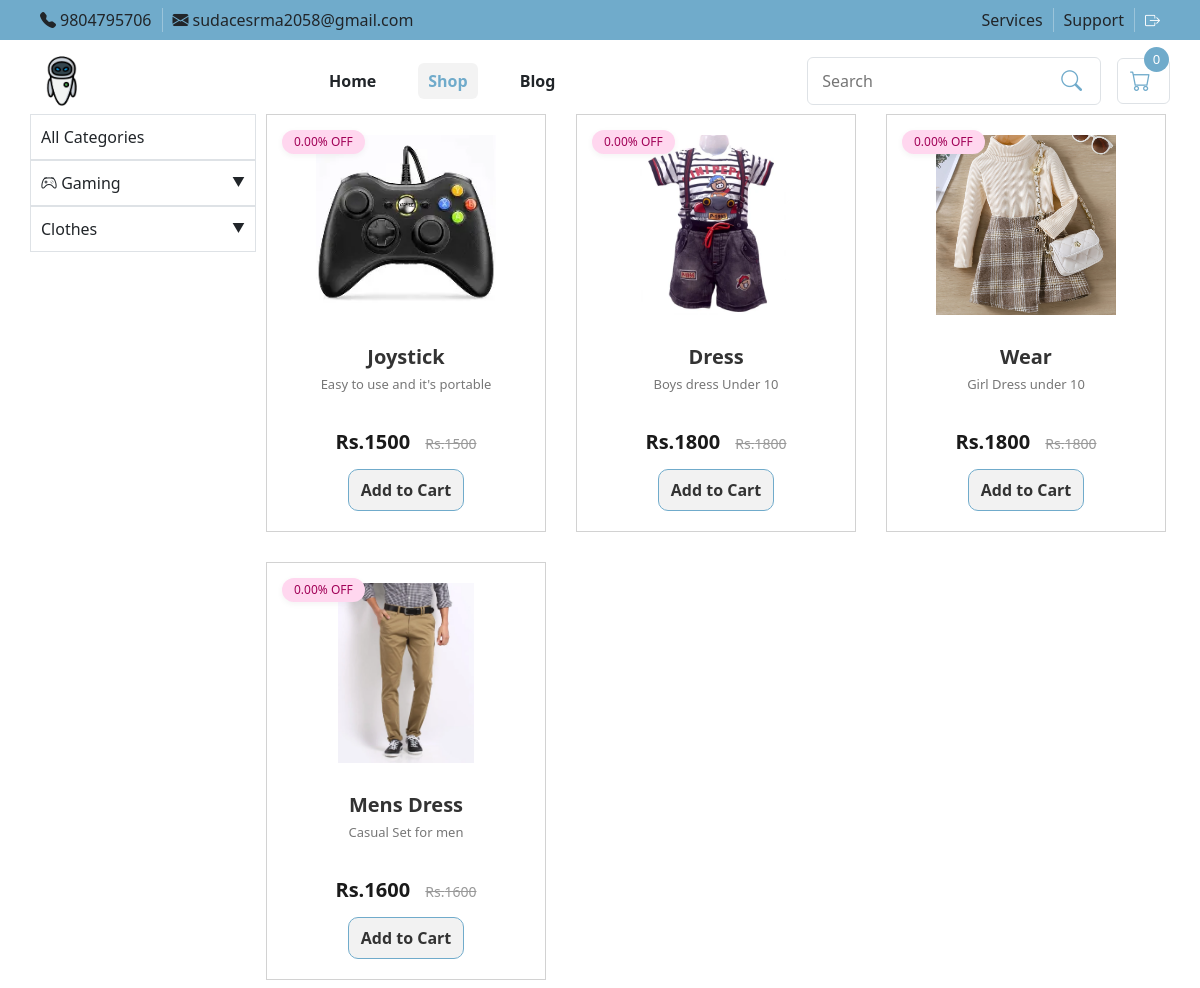
/allproduct/ (signed in), run on the app's committed database.
### techspot_app/models.py (models this page shows, shortened)
class OtherDetailModel(models.Model):
    sm_link = models.CharField(max_length=200, default="", blank=True)
    email = models.CharField(max_length=200, default="", blank=True)
    phone_number = models.CharField(max_length=200, default="", blank=True)
    address = models.CharField(max_length=200, default="", blank=True)

class HeaderModel(models.Model):
    header_image_left = models.ImageField(upload_to="header/", null=True, blank=True)
    header_image_right = models.ImageField(upload_to="header/", null=True, blank=True)

class CategoryModel(models.Model):
    category_icon = models.CharField(max_length=200, default="", blank=True)
    category_name = models.CharField(max_length=200, default="", unique=True)
    category_image = models.ImageField(
        upload_to="category_image/", default="", null=True, blank=True
    )

class ProductModel(models.Model):
    product_category = models.ForeignKey(
        CategoryModel,
        related_name="productcategory",
        on_delete=models.CASCADE,
    )
    product_name = models.CharField(max_length=200, default="")
    product_description = HTMLField()
    product_price = models.DecimalField(max_digits=10, decimal_places=2, default=0)
    product_image = models.ImageField(
        upload_to="productImage/", default="", null=True, blank=True
    )
    pro_sub_category = models.ForeignKey(
        Sub_CategoryModel,
        related_name="productSubCategory",
        on_delete=models.CASCADE,
        null=True,
        blank=True,
    )
    product_stock = models.IntegerField(default=0)
    product_discount = models.DecimalField(max_digits=5, decimal_places=2, default=0)
    created_at = models.DateField(auto_now_add=True)
    updated_on = models.DateField(auto_now=True)
    def get_discount_amount(self):
        return self.product_price - (self.product_price * self.product_discount) / 100

### techspot_app/views.py (the view)
# urls.py: path('allproduct/', show_allproducts, name='allproduct'),
def show_allproducts(request, category_id=None):
    if not request.session.get("user_id"):
        return redirect("userlogin")
    if category_id:
        fltr_category = get_object_or_404(CategoryModel, id=category_id)
        products = ProductModel.objects.filter(product_category=fltr_category)
        extra_context = {"fltr_category": fltr_category}
    else:
        products = ProductModel.objects.all()
        extra_context = {}
    return render(
        request,
        "content/cards.html",
        get_common_context(request, products, extra_context),
    )

### handler/getcartshandler.py (called while the page is built)
def get_cart_context(request):
    user_id = request.session.get("user_id")
    cart_items, total_items_count, grand_total = [], 0, 0.0
    user = None
    if user_id:
        user = UserModel.objects.filter(id=user_id).first()
        if user:
            cart = CartModel.objects.filter(user=user, is_paid=False, is_active=True).first()
            if cart:
                cart_items = CartItemModel.objects.filter(cart=cart, product__isnull=False)
                total_items_count = cart_items.count()
                grand_total = sum(float(item.total_price()) for item in cart_items)
    return user, cart_items, total_items_count, grand_total

### techspot_app/context_processors.py (called while the page is built)
def get_common_context(request, products=None, extra_context=None):
    user, cart_items, total_items_count, grand_total = get_cart_context(request)
    context = {
        "categories": CategoryModel.objects.prefetch_related("subcategories").all(),
        "sub_categories": Sub_CategoryModel.objects.all(),
        "images": image_SliderModel.objects.all(),
        "cart_item": cart_items,
        "total_items_count": total_items_count,
        "grand_total": grand_total,
        "header": HeaderModel.objects.last(),
        "otherdetails": OtherDetailModel.objects.last(),
        "advertisement": AdvertisementModel.objects.all(),
        "allcategory": CategoryModel.objects.all(),
    }
    if products:
        context["products"] = products
    if extra_context:
        context.update(extra_context)
    return context

### techspot_app/templates/content/cards.html (shortened to what this page needs)
{% extends "base.html" %} {% load static %}  {% block category %}
<link rel="stylesheet" href="{% static 'CSS/cards.css' %}" />
<div class="container catg">
  <div class="catglist py-2">
    <div class="border pointcursor " style="padding: 10px" onclick="location.href=`{% url 'allproduct' %}`">All Categories</div>
    {% for category in categories %}
    <details class="category-dropdown border">
      <summary>
        <span class="pointcursor" onclick="location.href=`{% url 'filter_by_category' category.id %}`">
          <i class="{{ category.category_icon }}"></i>
          {{ category.category_name }}
        </span>
      </summary>
    </details>
    {% endfor %}
  </div>
  <div class="card-container my-2">
    {% for prodct in products %}
    <article class="product-card boxshadow">
      <span class="badge">{{ prodct.product_discount }}% OFF</span>
      <div
        onclick="location.href=`{% url 'product_itemView_detail' prodct.id %}`">
        {% if prodct.product_image %}
        <img
          src="{{ prodct.product_image.url }}"
          alt="{{ prodct.product_name }}"
          class="product-img" />
        {% else %}
        <img
          src="{% static 'images/default_image.png' %}"
          alt="Default image"
          class="product-img" />
        {% endif %}
      </div>
      <div class="card-content">
        <h3 class="product-title">{{ prodct.product_name }}</h3>
        <p class="product-description">{{ prodct.product_description }}</p>
        <p class="price">
          Rs.{{ prodct.get_discount_amount|floatformat:0 }}
          <span class="old-price">Rs.{{ prodct.product_price|floatformat:0 }}</span>
        </p>
        <div class="button-group">
          <a
            href="{% url 'add_to_cart' prodct.id %}"
            class="buttonUI"
            title="Add to Cart">
            Add to Cart
          </a>
        </div>
      </div>
    </article>
    {% endfor %}
  </div>
</div>
{% endblock %}

### techspot_app/templates/header/header_top.html (shortened to what this page needs)
{% load static %}
<link rel="stylesheet" href="{% static 'CSS/headertop.css' %}">
<div class="header_top py-2">
    <div class="container">
        <div class="d-flex justify-content-between align-items-center flex-wrap">
            <div class="d-flex align-items-center contact-info">
                <div class="info-item">
                    <i class="bi bi-telephone-fill me-1"></i>{{ otherdetails.phone_number }}
                </div>
                <div class="info-item">
                    <i class="bi bi-envelope-fill me-1"></i>{{ otherdetails.email }}
                </div>
            </div>
            <div class="d-flex align-items-center user-actions">
                <div class="action-item">Services</div>
                <div class="action-item">Support</div>
                <div class="action-item">
                    <span onclick="location.href=`{% url 'userlogout' %}`" class="logoutlink pointcursor">
                        <i class="bi bi-box-arrow-right logouticon"></i>
                    </span>
                </div>
            </div>
        </div>
    </div>
</div>

### techspot_app/templates/content/mainlogo.html
{% load static %}
<link rel="stylesheet" href="{% static 'CSS/mainlogo.css' %}">
<div onclick="location.href=`{% url 'mainpage' %}`" class="pointcursor">
    {% if header.header_image_left and header.header_image_left.url %}
    <img src="{{ header.header_image_left.url }}" alt="Header Image Left" class="logo-img" loading="lazy">
    {% else %}
    <img src="{% static 'images/default_image.png' %}" alt="Default Header Image Left" class="logo-img"
        loading="lazy">
    {% endif %}
</div>

### static/CSS/mainstyle.css (style rules this page uses)
:root { --main-color: #70abcb; --secondary-color: #f1f1f1; --text-color: #333; }
.container { max-width: 95%; padding: 0; }
.boxshadow { transition: transform 0.3s ease, box-shadow 0.3s ease; }
.buttonUI { text-align: center; padding: 8px 12px; text-decoration: none; border-radius: 10px; background-color: #f2f2f2; color: var(--text-color); font-weight: 700; border: 1px solid var(--main-color); }
.pointcursor { cursor: pointer; }

### static/CSS/headertop.css (style rules this page uses)
.header_top { background-color: var(--main-color); }
.contact-info .info-item, .user-actions .action-item { padding: 0 10px; border-left: 1px solid rgba(255, 255, 255, 0.3); }
.contact-info .info-item:first-child, .user-actions .action-item:first-child { border-left: none; }
.logoutlink { color: #fff; text-decoration: none; }
.logouticon { font-size: 15px; color: #fff; }

### static/CSS/headernav.css (style rules this page uses)
.logo-img { height: 50px; cursor: pointer; }

### static/CSS/cards.css (style rules this page uses)
.catg { display: grid; grid-template-columns: 1fr 4fr; gap: 10px; }
.catglist { display: flex; flex-direction: column; }
.category-dropdown { overflow: hidden; }
.category-dropdown summary { padding: 10px; cursor: pointer; display: flex; justify-content: space-between; align-items: center; }
.category-dropdown summary::after { content: "▼"; font-size: 0.8rem; }
.card-container { display: flex; flex-wrap: wrap; gap: 30px; justify-content: start; }
.product-card { background: rgba(255, 255, 255, 0.9); backdrop-filter: blur(10px); width: 280px; border: 1px solid #d2d2d2; overflow: hidden; position: relative; text-align: center; }
.badge { position: absolute; top: 15px; left: 15px; background-color: #ffd7ef; color: #a10057; padding: 6px 12px; font-size: 12px; font-weight: 500; border-radius: 12px; box-shadow: 0 2px 6px rgba(0,0,0,0.05); }
.product-img { width: 100%; max-height: 220px; object-fit: contain; padding: 20px; }
.card-content { padding: 0 20px 20px; }
.product-title { font-size: 20px; font-weight: 900; margin: 10px 0 6px; color: #333; }
.product-description { color: #777; font-size: 13px; min-height: 36px; }
.price { font-size: 20px; font-weight: 700; color: #1a1a1a; margin: 10px 0; }
.old-price { font-size: 14px; font-weight: 400; color: #999; text-decoration: line-through; margin-left: 10px; }
.button-group { display: flex; gap: 12px; justify-content: center; margin-top: 12px; }

### data on the page
OtherDetailModel: phone_number "9804795706", email "sudacesrma2058@gmail.com"
HeaderModel: header_image_left (picture)
CategoryModel: category_name "Gaming"
CategoryModel: category_name "Clothes"
ProductModel: product_discount "0.00", product_image (picture), product_name "Joystick", product_description "Easy to use and it's portable", get_discount_amount "1500", product_price "1500"
ProductModel: product_discount "0.00", product_image (picture), product_name "Dress", product_description "Boys dress Under 10", get_discount_amount "1800", product_price "1800"
ProductModel: product_discount "0.00", product_image (picture), product_name "Wear", product_description "Girl Dress under 10", get_discount_amount "1800", product_price "1800"
ProductModel: product_discount "0.00", product_image (picture), product_name "Mens Dress", product_description "Casual Set for men", get_discount_amount "1600", product_price "1600"

### other printed values
{{ total_items_count|default:"0" }} "0"
